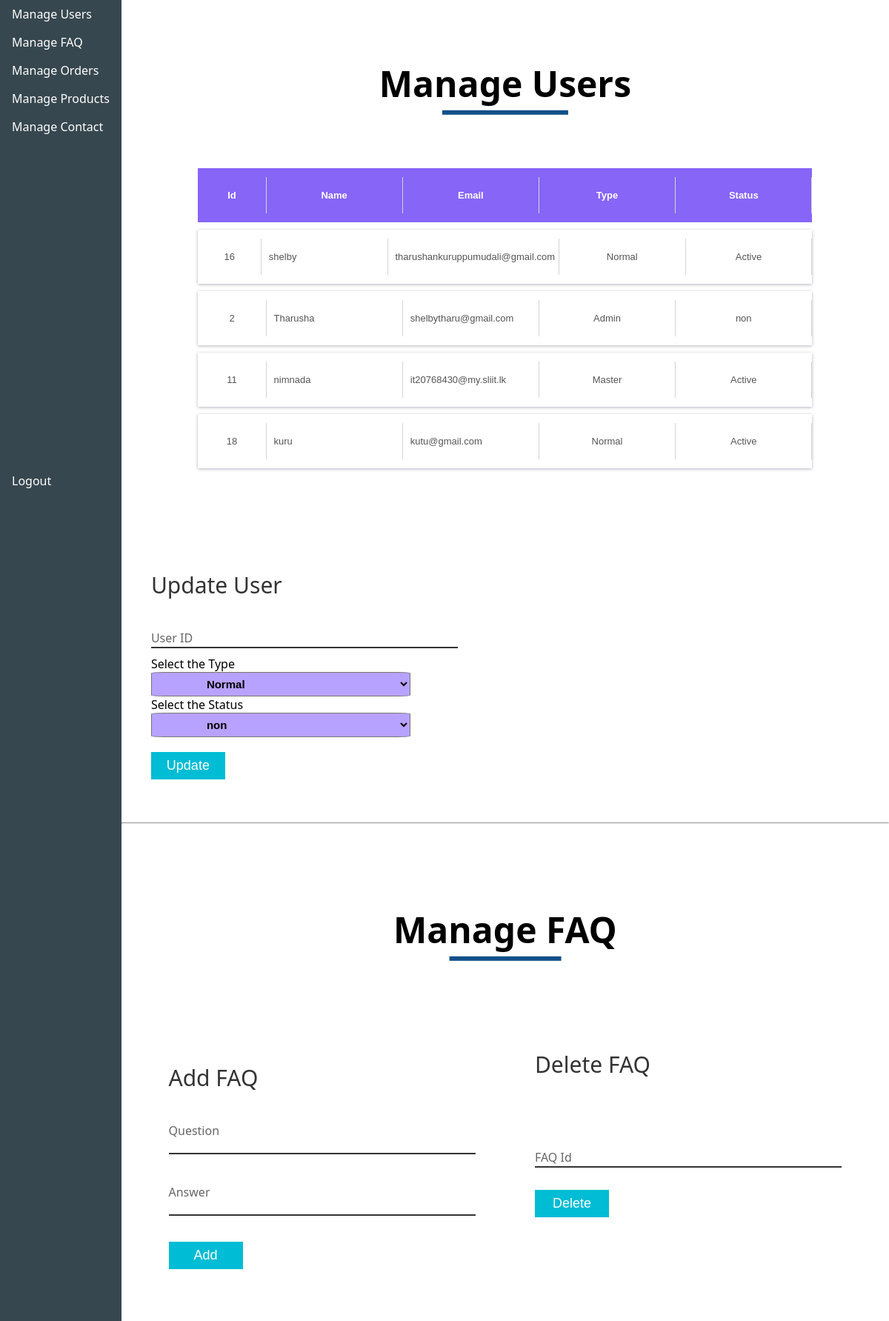
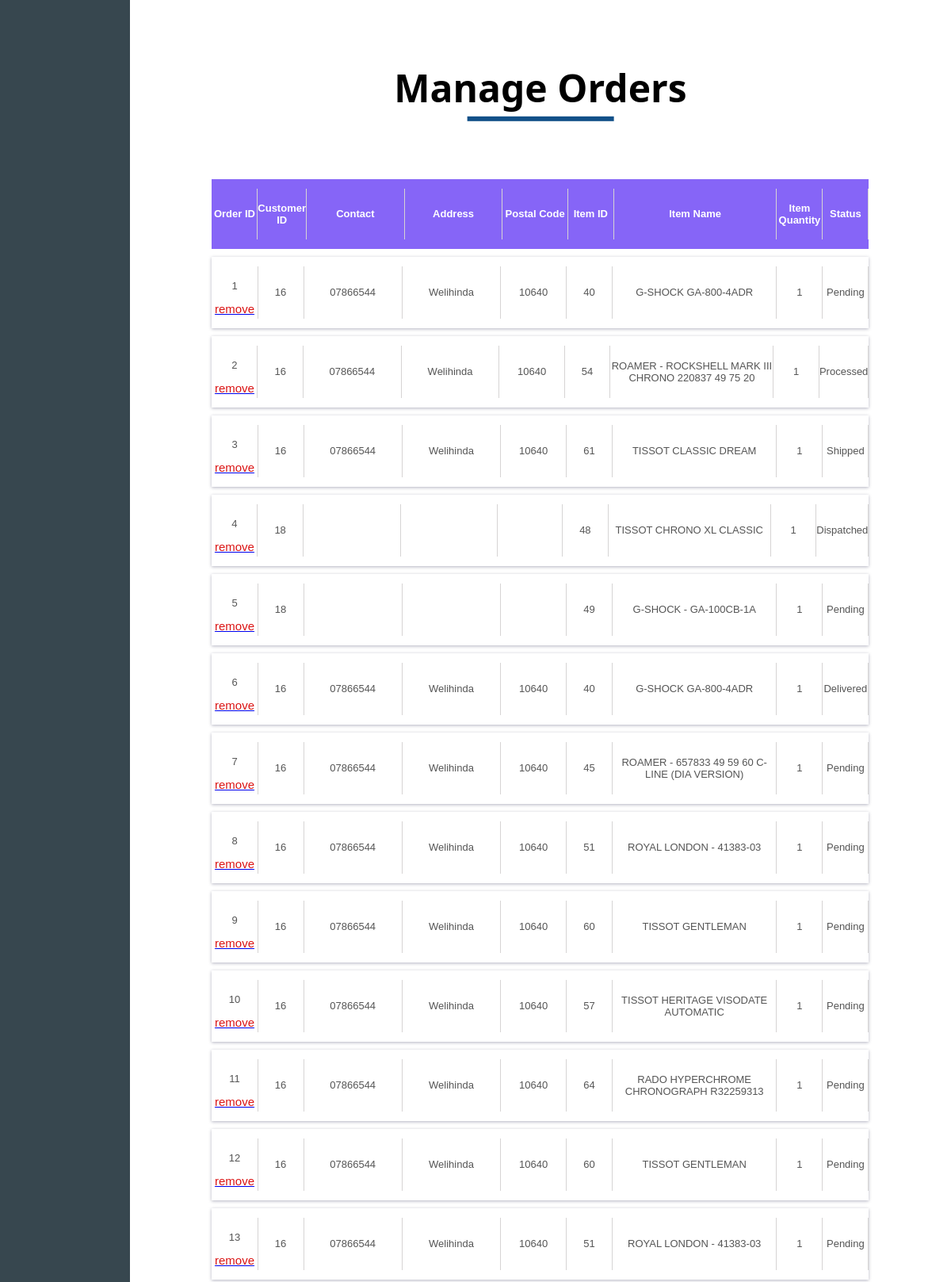
The app's page /masterpage.php (signed in, upper part) with its own data (2 pictures, top to bottom).
### tables this page shows
CREATE TABLE IF NOT EXISTS `user` (
  `id` int(11) NOT NULL AUTO_INCREMENT,
  `Name` text NOT NULL,
  `Email` text NOT NULL,
  `password` text NOT NULL,
  `type` text NOT NULL,
  `active` text NOT NULL,
  `activecode` text NOT NULL,
  `regdate` date NOT NULL,
  `Address` text NOT NULL,
  `Contact` text NOT NULL,
  `PCode` text NOT NULL,
  PRIMARY KEY (`id`)
);

CREATE TABLE IF NOT EXISTS `orders` (
  `Orderid` int(11) NOT NULL AUTO_INCREMENT,
  `Customerid` int(11) NOT NULL,
  `Contact` text NOT NULL,
  `Address` text NOT NULL,
  `PCode` text NOT NULL,
  `Pid` int(11) NOT NULL,
  `Pname` text NOT NULL,
  `Pqty` int(11) NOT NULL,
  `Status` text NOT NULL,
  PRIMARY KEY (`Orderid`)
);

### masterpage.php (the view, shortened to what this page needs)
<?php
include('./backend/core.php');
?>
<!DOCTYPE html>
<html lang="en">
<head>
        <link rel="stylesheet" href="custom/css/barstyle.css">
</head>
<body>
</body>
</html>
<nav>
  <ul>
    <li><a href="#section-1">Manage Users</a></li>
    <li><a href="#section-2">Manage FAQ</a></li>
    <li><a href="#section-3">Manage Orders</a></li>
    <li><a href="#section-4">Manage Products</a></li>
    <li><a href="#section-5">Manage Contact</a></li>
    <br>
    <br>
    <br>
    <br>
    <br>
    <br>
    <br>
    <br>
    <br>
    <br>
    <br>
    <br>
    <br>
    <br>
    <br>
    <br>
    <br>
    <br>
    <br>
    <br>
    <li><a href="logout.php">Logout</a></li>
  </ul>
</nav>
<main>
<div class="title" id="section-1">
        <h1> Manage Users</h1>
</div>
<div class="table-box" >
        <div class="table-row table-head">
                <div class="table-cell1">
                        <p>Id</p>
                </div>
                <div class="table-cell">
                        <p>Name</p>
                </div>
                <div class="table-cell">
                        <p>Email</p>
                </div>
                <div class="table-cell">
                        <p>Type</p>
                </div>
                <div class="table-cell">
                        <p>Status</p>
                </div>
        </div>
        <?php
        $query = "SELECT * FROM user";
        $query_run = mysqli_query($connect, $query);
        $check_data = mysqli_num_rows($query_run) > 0;
        if ($check_data) {
                while ($row = mysqli_fetch_array($query_run)) {
        ?>
                        <div class="table-row">
                                <div class="table-cell1 ">
                                        <p><?php echo $row["id"]; ?></p>
                                </div>
                                <div class="table-cell align-cell">
                                        <p><?php echo $row["Name"]; ?></p>
                                </div>
                                <div class="table-cell align-cell">
                                        <p><?php echo $row["Email"]; ?></p>
                                </div>
                                <div class="table-cell ">
                                        <p><?php echo $row["type"]; ?></p>
                                </div>
                                <div class="table-cell ">
                                        <p><?php echo $row["active"]; ?></p>
                                </div>
                        </div>
        <?php
                }
        }
        ?>
</div>
<br>
<div class="contactform">
        <form action="backend/usermanage/userman.php" method="POST">
                <h2>Update User</h2>
                <div class="inputBox">
                        <input type="text" name="id" required="required">
                        <span>User ID</span>
                </div>
                <span>Select the Type</span>
                <select name="Type" id="select" >
                        <option value="Normal">Normal</option>
                </select>
                <span>Select the Status</span>
                <select name="Status" id="select1">
                        <option value="non">non</option>
                </select>
                <div class="inputBox">
                        <input type="Submit" name="submit" value="Update">
                </div>
        </form>
</div>
<hr>
<br>
<div class="title" id="section-2">
        <h1> Manage FAQ </h1>
</div>
<div class="container6">
        <div class="contactform">
                <form action="backend/faqadd/addfaq.php" method="POST">
                        <h2>Add FAQ</h2>
                        <div class="inputBox">
                                <textarea type="text" name="question" required="required"></textarea>
                                <span>Question</span>
                        </div>
                        <div class="inputBox">
                                <textarea type="text" required="required" name="answer"></textarea>
                                <span>Answer</span>
                        </div>
                        <div class="inputBox">
                                <input type="Submit" name="submit" value="Add">
                        </div>
                </form>
        </div>
        <div class="contactform">
                <form action="backend/faqadd/delfaq.php" method="POST">
                        <h2>Delete FAQ</h2>
                        <br><br>
                        <div class="inputBox">
                                <input type="text" name="id" required="required">
                                <span>FAQ Id</span>
                        </div>
                        <div class="inputBox">
                                <input type="Submit" name="submit" value="Delete">
                        </div>
                        <br>
                        <br>
                        <br>
                        <br>
                </form>
        </div>
</div>
<div class="title" id="section-3">
        <h1> Manage Orders</h1>
</div>
<div class="table-box">
        <div class="table-row table-head">
                <div class="table-cell2">
                        <p>Order ID</p>
                </div>
                <div class="table-cell2">
                        <p>Customer ID</p>
                </div>
                <div class="table-cell4">
                        <p>Contact</p>
                </div>
                <div class="table-cell4">
                        <p>Address</p>
                </div>
                <div class="table-cell1">
                        <p>Postal Code</p>
                </div>
                <div class="table-cell2">
                        <p>Item ID</p>
                </div>
                <div class="table-cell5">
                        <p>Item Name</p>
                </div>
                <div class="table-cell2">
                        <p>Item Quantity</p>
                </div>
                <div class="table-cell2">
                        <p>Status</p>
                </div>
        </div>
        <?php
        $query1 = "SELECT * FROM orders";
        $query_run1 = mysqli_query($connect, $query1);
        $check_data1 = mysqli_num_rows($query_run1) > 0;
        if ($check_data1) {
                while ($row = mysqli_fetch_array($query_run1)) {
        ?>
                        <div class="table-row ">
                                <div class="table-cell2">
                                        <p><?php echo $row["Orderid"]; ?></p>
                                        <a href="backend/master/dltord.php?oid=<?php echo $row["Orderid"]; ?>">
                                                <p6>remove</p6>
                                        </a>
                                </div>
                                <div class="table-cell2">
                                        <p><?php echo $row["Customerid"]; ?></p>
                                </div>
                                <div class="table-cell4">
                                        <p><?php echo $row["Contact"]; ?></p>
                                </div>
                                <div class="table-cell4">
                                        <p><?php echo $row["Address"]; ?></p>
                                </div>
                                <div class="table-cell1">
                                        <p><?php echo $row["PCode"]; ?></p>
                                </div>
                                <div class="table-cell2">
                                        <p><?php echo $row["Pid"]; ?></p>
                                </div>
                                <div class="table-cell5">
                                        <p><?php echo $row["Pname"]; ?></p>
                                </div>
                                <div class="table-cell2">
                                        <p><?php echo $row["Pqty"]; ?></p>
                                </div>
                                <div class="table-cell2">
                                        <p><?php echo $row["Status"]; ?></p>
                                </div>
                        </div>
        <?php
                }
        }
        ?>
</div>
<br>
</main>

### custom/css/barstyle.css (style rules this page uses)
html { scroll-behavior: smooth; }
body { margin: 0; display: grid; grid-template-columns: min-content 1fr; font-family: system-ui, sans-serif; }
nav { white-space: nowrap; background: #37474F; }
nav ul { list-style: none; margin: 0; padding: 0; }
@media (min-height: 300px) { nav ul { position: sticky; top: 0; } }
nav ul li a { display: block; padding: 0.5rem 1rem; color: white; text-decoration: none; }
main { padding-bottom: 40rem; }
.title { margin: 3rem 0 2rem 0; text-align: center; }
.title h1 { font-size: 3rem; display: inline-block; position: relative; z-index: 0; }
.title h1::after { content: ""; position: absolute; left: 50%; bottom: -20%; transform: translate(-50%, -50%); background-color: rgb(17, 80, 136); width: 50%; height: 0.4rem; z-index: 1; }
.table-box { margin: 50px auto; }
.table-row { display: table; width: 80%; margin: 10px auto; font-family: sans-serif; background: transparent; padding: 12px 0; color: #555; font-size: 13px; box-shadow: 0 1px 4px 0 rgba(0, 0,50, 0.3); }
.table-cell { display: table-cell; width: 20%; text-align: center; padding: 4px 0; border-right: 1px solid #d6d4d4; vertical-align: middle; }
.table-cell1 { display: table-cell; width: 10%; text-align: center; padding: 4px 0; border-right: 1px solid #d6d4d4; vertical-align: middle; }
.table-cell4 { display: table-cell; width: 15%; text-align: center; padding: 4px 0; border-right: 1px solid #d6d4d4; vertical-align: middle; }
.table-cell2 { display: table-cell; width: 7%; text-align: center; padding: 4px 0; border-right: 1px solid #d6d4d4; vertical-align: middle; }
p6 { color: rgb(219, 20, 20); font-size: 15px; }
.table-cell5 { display: table-cell; width: 25%; text-align: center; padding: 4px 0; border-right: 1px solid #d6d4d4; vertical-align: middle; }
.table-head { background: #8665f7; box-shadow: none; color: #fff; font-weight: 600; }
.align-cell { text-align: left; padding-left: 10px; }
.contactform { width: 40%; padding: 40px; background: #fff; }
.contactform h2 { font-size: 30px; color: #333; font-weight: 500; }
.contactform .inputBox { position: relative; width: 100%; margin-top: 10px; }
.contactform .inputBox input, .contactform .inputBox textarea { width: 100%; padding: 5px 0; font-size: 16px; margin: 10px 0; border: none; border-bottom: 2px solid #333; outline: none; resize: none; }
.contactform .inputBox span { position: absolute; left: 0; padding: 5px 0; font-size: 16px; margin: 10px 0; pointer-events: none; transition: 0.5S; color: #666; }
.contactform .inputBox input[type="Submit"] { width: 100px; background: #00bcd4; color: #fff; border: none; cursor: pointer; padding: 8px; font-size: 18px; }
.container6 { width: 100%; display: flex; justify-content: center; align-items:center ; margin-top: 30Px; }
.contactform select { width: 350px; padding: 6px 70px; background-color: #b8a2ff; font-weight: 600; font-size: 15px; border-radius: 5%; display: flex; }
.contactform select option { font-weight: 600; }

### records on screen
user: id "16", Name "shelby", Email "tharushankuruppumudali@gmail.com", type "Normal", active "Active"
user: id "2", Name "Tharusha", Email "shelbytharu@gmail.com", type "Admin", active "non"
user: id "11", Name "nimnada", Email "it20768430@my.sliit.lk", type "Master", active "Active"
user: id "18", Name "kuru", Email "kutu@gmail.com", type "Normal", active "Active"
orders: Orderid "1", Customerid "16", Contact "07866544", Address "Welihinda", PCode "10640", Pid "40", Pname "G-SHOCK GA-800-4ADR", Pqty "1", Status "Pending"
orders: Orderid "2", Customerid "16", Contact "07866544", Address "Welihinda", PCode "10640", Pid "54", Pname "ROAMER - ROCKSHELL MARK III CHRONO 220837 49 75 20", Pqty "1", Status "Processed"
orders: Orderid "3", Customerid "16", Contact "07866544", Address "Welihinda", PCode "10640", Pid "61", Pname "TISSOT CLASSIC DREAM", Pqty "1", Status "Shipped"
orders: Orderid "4", Customerid "18", Pid "48", Pname "TISSOT CHRONO XL CLASSIC", Pqty "1", Status "Dispatched"
orders: Orderid "5", Customerid "18", Pid "49", Pname "G-SHOCK - GA-100CB-1A", Pqty "1", Status "Pending"
orders: Orderid "6", Customerid "16", Contact "07866544", Address "Welihinda", PCode "10640", Pid "40", Pname "G-SHOCK GA-800-4ADR", Pqty "1", Status "Delivered"
orders: Orderid "7", Customerid "16", Contact "07866544", Address "Welihinda", PCode "10640", Pid "45", Pname "ROAMER - 657833 49 59 60 C-LINE (DIA VERSION)", Pqty "1", Status "Pending"
orders: Orderid "8", Customerid "16", Contact "07866544", Address "Welihinda", PCode "10640", Pid "51", Pname "ROYAL LONDON - 41383-03", Pqty "1", Status "Pending"
orders: Orderid "9", Customerid "16", Contact "07866544", Address "Welihinda", PCode "10640", Pid "60", Pname "TISSOT GENTLEMAN", Pqty "1", Status "Pending"
orders: Orderid "10", Customerid "16", Contact "07866544", Address "Welihinda", PCode "10640", Pid "57", Pname "TISSOT HERITAGE VISODATE AUTOMATIC", Pqty "1", Status "Pending"
orders: Orderid "11", Customerid "16", Contact "07866544", Address "Welihinda", PCode "10640", Pid "64", Pname "RADO HYPERCHROME CHRONOGRAPH R32259313", Pqty "1", Status "Pending"
orders: Orderid "12", Customerid "16", Contact "07866544", Address "Welihinda", PCode "10640", Pid "60", Pname "TISSOT GENTLEMAN", Pqty "1", Status "Pending"
orders: Orderid "13", Customerid "16", Contact "07866544", Address "Welihinda", PCode "10640", Pid "51", Pname "ROYAL LONDON - 41383-03", Pqty "1", Status "Pending"
